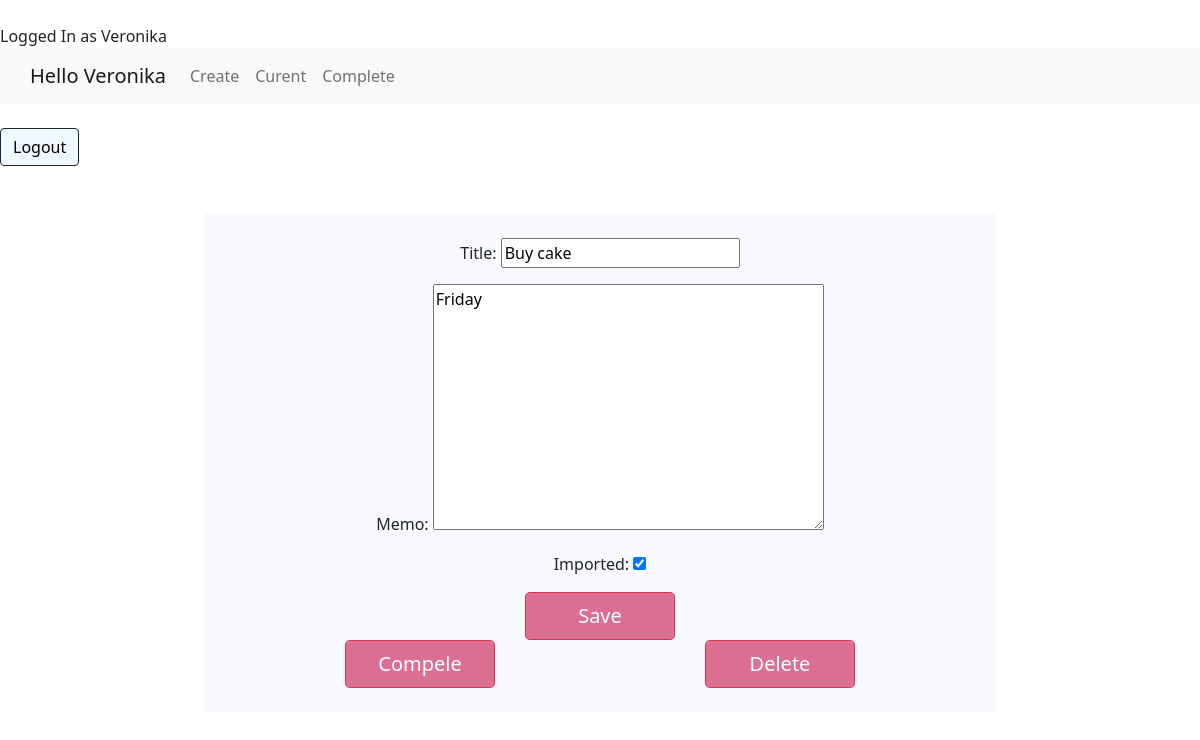
Page /todo/1 (signed in) on the committed database.
### todo/models.py (models this page shows, shortened)
class Todo (models.Model):
    title = models.CharField(max_length=255)
    memo= models.TextField(blank=True) #не обязательно к заполнению
    date_created=models.DateTimeField(auto_now_add=True)
    date_comleted=models.DateTimeField(null=True, blank=True)
    imported=models.BooleanField(default=False)
    user=models.ForeignKey(User, on_delete=models.CASCADE)

### todo/views.py (the view, shortened to what this page needs)
# urls.py: path('todo/<int:todo_pk>', views.viewtodo, name='viewtodo'),
@login_required
def viewtodo(request, todo_pk):
    todo = get_object_or_404(Todo, pk=todo_pk, user=request.user)
    if request.method =="GET":
        form = TodoForm(instance=todo)
        return render(request, 'todo/viewtodo.html', {'todo':todo, 'form':form})

### todo/forms.py
class TodoForm(ModelForm):
    class Meta:
        model = Todo
        fields=['title', 'memo', 'imported']

### todo/templates/todo/viewtodo.html (shortened to what this page needs)
<!DOCTYPE html>
<html lang="en">
<head>
</head>
<body style="background-image: url(https://catherineasquithgallery.com/uploads/posts/2021-02/1612752338_96-p-goluboi-fon-s-lapkami-141.jpg)">
{% extends 'todo/base.html' %}
{% block content %}
    <br>
    <div class="row justify-content-center mt-4">
        <div class="col-md-8 text-center">
    <div class="container" style="background-color: ghostwhite">
    <br>
<form method="POST">
    {{ form.as_p }}
    <button type="submit" class="btn btn-danger btn-lg" style="background-color: palevioletred; width: 150px" >Save</button>
</form>
<div class="container">
  <div class="row">
    <div class="col-sm">
      <form method="POST" action="{% url 'compleatetodo' todo.id %}">
    <button type="submit" class="btn btn-danger btn-lg" style="background-color: palevioletred; width: 150px">Compele</button>
</form>
    </div>
    <div class="col-sm">
      <form method="POST" action="{% url 'deletetodo' todo.id %}">
    <button type="submit" class="btn btn-danger btn-lg" style="background-color: palevioletred; width: 150px">Delete</button>
</form>
    </div>
  </div>
</div>
<br>
{% endblock %}

### todo/templates/todo/base.html (shortened to what this page needs)
<!DOCTYPE html>
<html lang="en">
<head>
    <link href="https://cdn.jsdelivr.net/npm/bootstrap@5.0.0/dist/css/bootstrap.min.css" rel="stylesheet">
</head>
<body>
<br>
{% if user.is_authenticated %}
    Logged In as  {{ user.username }}
<nav class="navbar navbar-expand-lg navbar-light bg-light">
  <a class="navbar-brand" style="margin-left: 30px"> Hello {{ user.username }}</a>
  <div class="collapse navbar-collapse" id="navbarNavAltMarkup">
    <div class="navbar-nav">
      <a class="nav-link" href="{% url 'createtodo' %}">Create</a>
      <a class="nav-link" href="{% url 'curenttodos' %}">Curent</a>
      <a class="nav-link" href="{% url 'completedtodos' %}" tabindex="-1" aria-disabled="true">Complete</a>
      </div>
  </div>
</nav>
<form action="{% url 'logoutuser' %}" method="POST" >
<br>
    <button type="submit" class="btn btn btn-dark" for="btncheck2" style="background-color: aliceblue; color: black" >Logout</button>
<br></form>
{% endif %}
{% block content %}
{% endblock %}
</body>
</html>

### rows in the picture
Todo: title "Buy cake", memo "Friday", imported "☑"

### other values in the picture
{{ user.username }} "Veronika"
